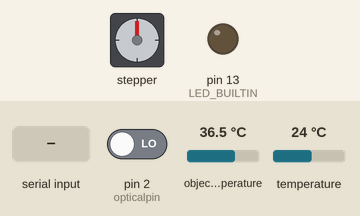
Simulated run of this sketch. Board: Arduino Uno, built with avr-gcc and run on an emulated ATmega328P. Shown: stepper motor, output pins drawn as LEDs (lit = HIGH). The inputs (shaded band) are chosen by the test bench; at power-on: pin 2 (opticalpin) LOW, object temperature 36.5 °C, temperature 24 °C. Stepper angles assume 2048 steps per turn.

Above: at 1.2 s.
1.3 s: "1" received over the second serial link
At 2.46 s:
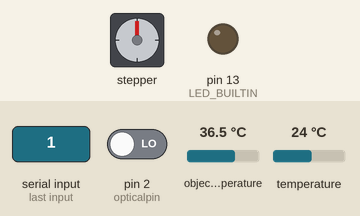
4.3 s: pin 2 (opticalpin) driven HIGH
At 4.3 s:
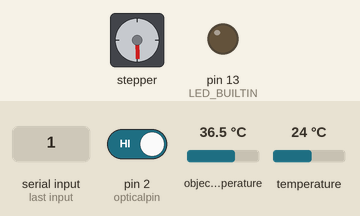
5.8 s: "2" received over the second serial link
At 10.5 s:
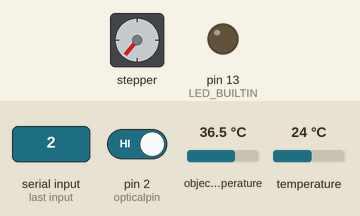
Timing chart, 0 to 29.2 s (numbered marks = the images above; inputs shaded):
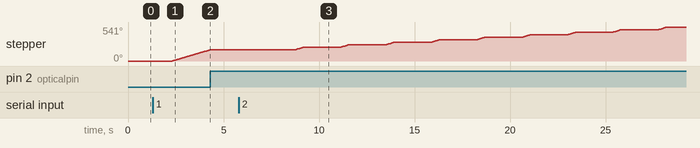

The sketch:

new_cs_control.ino
```cpp
/***********************
 * Name: new thermopile sensor compressive sensing
 * Author: Libo Wu, libo.wu@tamu.edu, libo.wu1992@gmail.com
 *
 */

#include <SoftwareSerial.h>
#include <Stepper.h>
#include <Adafruit_MLX90614.h>


//---( Number of steps per revolution of INTERNAL motor in 4-step mode )---
#define STEPS_PER_MOTOR_REVOLUTION 32
// Number of steps per revolution of OUTPUT SHAFT (= gear reduction; 2048 steps)
#define STEPS_PER_OUTPUT_REVOLUTION 32*64

// create an instance of the stepper class, specifying
// the number of steps of the motor and the pins it's
// attached to
//The pin connections need to be pins 8,9,10,11 connected
// to Motor Driver In1, In2, In3, In4
// Then the pins are entered here in the sequence 1-3-2-4 for proper sequencing
Stepper my_stepper(STEPS_PER_MOTOR_REVOLUTION, 8, 10,9, 11);

// attach softwareserial of BT
SoftwareSerial BTserial(5,4); //set Bluetooth Rx=D5,Tx=D4

Adafruit_MLX90614 mlx = Adafruit_MLX90614();

int samples_per_move = 30;
int opticalpin = 2;  //use pin 2 (D2) as external interrupt
int step2take[9]={228,228,228,228,228,228,228,228,228};  //step to take to move one mask 40 degrees
int initmoves=1024;
int step4init=int(STEPS_PER_OUTPUT_REVOLUTION/initmoves); //in initalization, the tolarance of each steps to take is 2048/256=8
int incoming;
volatile bool motorflag;  //motorflag=true: stepper motor is running, false: is stopped
volatile int initpos=0;

// setup
void setup(){
  BTserial.begin(38400);
  BTserial.println("Connected to BT.");
  mlx.begin();
  pinMode(opticalpin, INPUT);
  pinMode(LED_BUILTIN, OUTPUT);
  //cli();
}

//loop
void loop(){

  if (BTserial.available()) {
    // read the incoming:
    incoming = BTserial.read();
    //********************************//
    // Method 1: divide 2048 steps into small steps(8steps),
    // for each step, poll optical pin untill it is blocked
    //********************************//
//    if(incoming==49){ //ascii(49)=1
//      BTserial.println(incoming);
//      BTserial.println("enter init");
//      my_stepper.setSpeed(1000);
//      for(int i=0;i<initmoves;i++){
//        int readval=digitalRead(opticalpin);
//        if(readval==HIGH){
//          break;
//        }
//        else{
//          my_stepper.step(step4init);
//        }
//      }
//    return;

    //********************************//
    // Method 2: use external interrupt,
    //********************************//
    if(incoming==49){ //ascii(49)=1
      BTserial.println(incoming);
      BTserial.println("enter init");

      my_stepper.setSpeed(1000);
      motorflag=true;
      BTserial.print("motorflag is:"); BTserial.println(motorflag);

      noInterrupts ();
      attachInterrupt (0, StopStepper, RISING);
      interrupts ();

      delay(1000);
      digitalWrite(LED_BUILTIN, LOW);
      for (int i=0;i<2*initmoves;i++){
        if(motorflag){
          my_stepper.step(step4init);
        }
        else{
          BTserial.println("command 1: arrive init");
          break;
        }
      }
      detachInterrupt(0);
      return;
    }

    if(incoming==50){ //ascii(50)=2
      digitalWrite(LED_BUILTIN, LOW);
      BTserial.println(incoming);
      my_stepper.setSpeed(1000);
      for (int j=0;j<3;j++){ //record 10 rounds
        findInitPos();
        for (int i=0;i<9;i++){
          for (int j=0;j<samples_per_move;j++){   //samples per move is 30, each will have a delay of 25ms, total 750ms+250ms=1s
            BTserial.print(i); BTserial.print(",");BTserial.print(mlx.readObjectTempC()); BTserial.print(",");BTserial.println(mlx.readAmbientTempC());
            delay(25);
          }
          my_stepper.step(step2take[i]+1);
          delay(1000);
        }
      }
      Serial.println("***********");
    }
  }
}

void StopStepper(){
  motorflag=false;
}

void findInitPos(){ //run this function for every turn
  my_stepper.setSpeed(1000);
  for (int i=0;i<initmoves;i++){
    if(digitalRead(opticalpin)==LOW){
      my_stepper.step(step4init);
    }
    else{
      BTserial.println("command 2: arrive init");
      break;
    }
  }
  delay(2000);
  return;
}
```

Measured:
- after the input at 1.3 s, stepper: keeps turning clockwise at about 90°/s, starting after 1.0 s
- after the input at 4.3 s, stepper: stops changing and stays 178°
- after the input at 5.8 s, stepper: turns 41° clockwise in 0.42 s, repeating every 2.4 s
